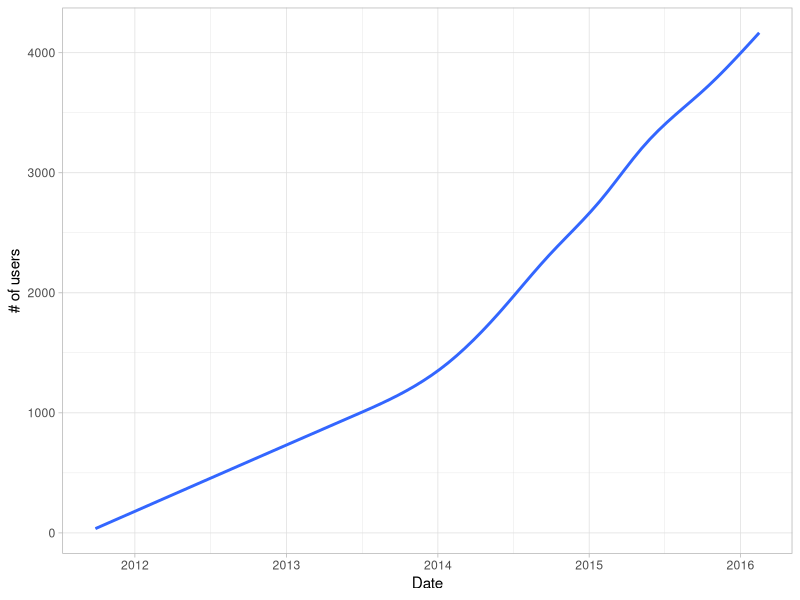
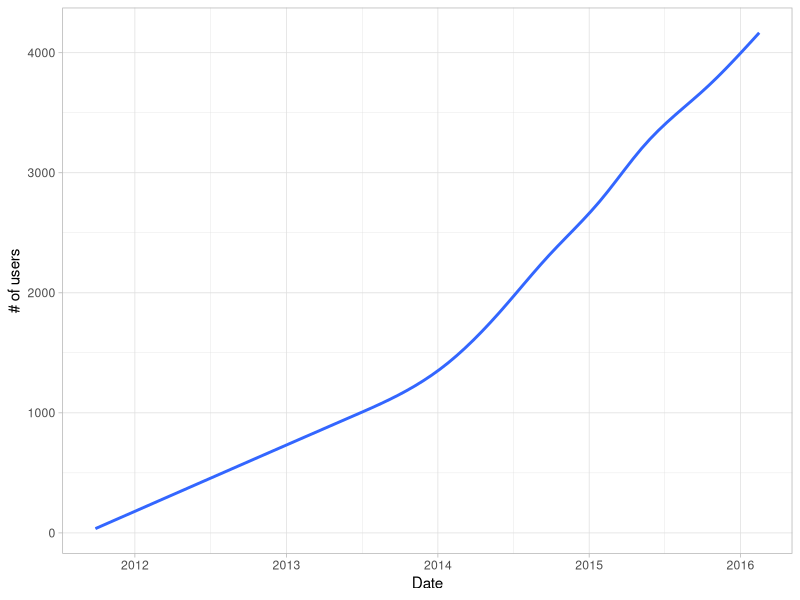

Write the R code that produced these figures, in order.
library(ggplot2)
library(ggthemes)

user <- read.csv(file="usernumber.csv",sep="\t",head=F)
user$date <- as.POSIXct(as.character(user$V2),format="%d.%m.%Y %H:%M")
ggplot(user,aes(user$date,user$V1)) + geom_smooth() + theme_light() + scale_x_datetime("Date") + scale_y_continuous("# of users")
ggsave("users.pdf")
